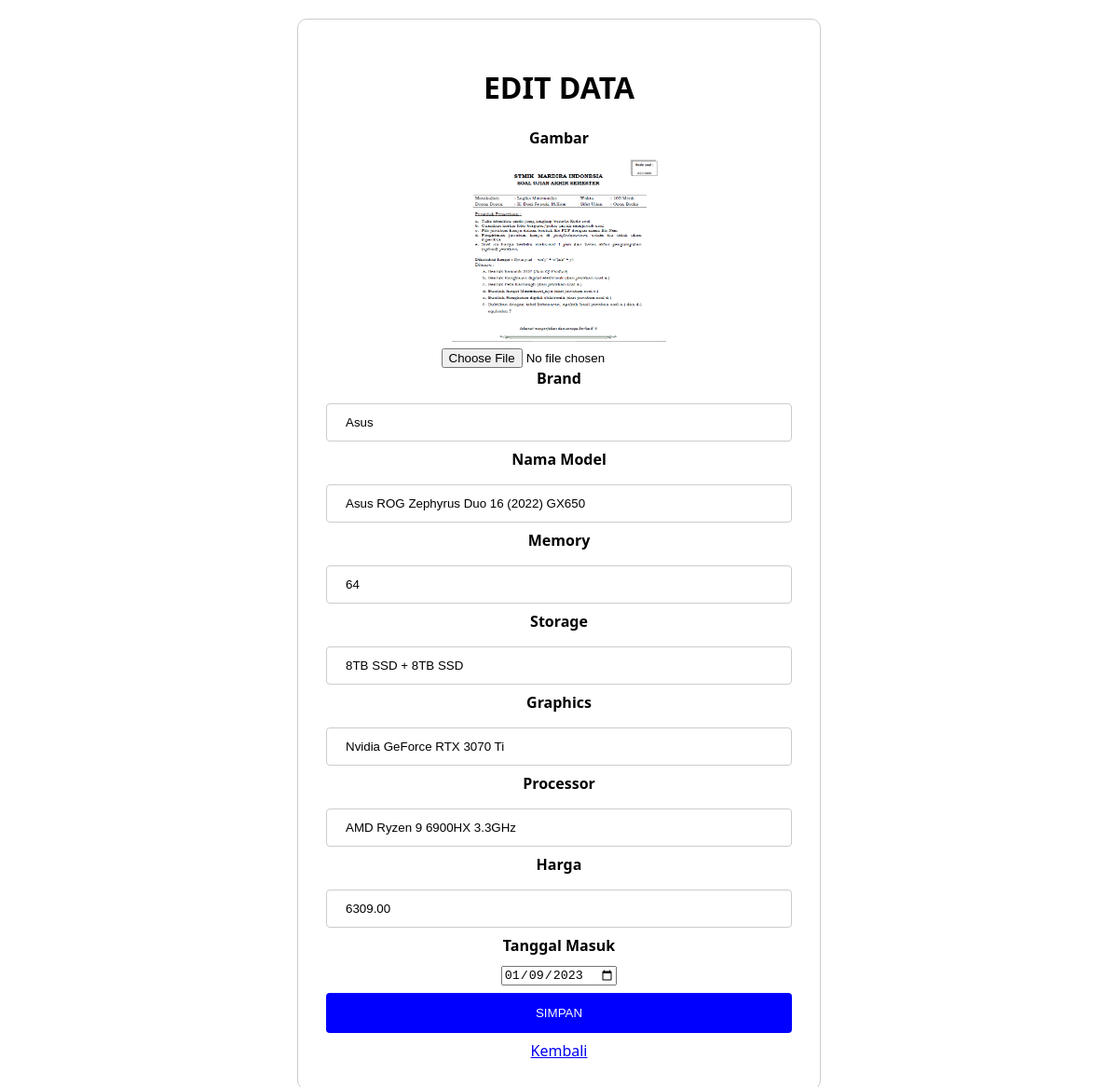
Screenshot of /edit.php?id=7 (signed in) with the database file from the repository.
### tables this page shows
CREATE TABLE `laptops` (
  `id` int(11) NOT NULL,
  `brand` varchar(255) NOT NULL,
  `image` varchar(255) NOT NULL,
  `model` varchar(255) NOT NULL,
  `price` decimal(10,2) NOT NULL,
  `processor` text NOT NULL,
  `memory` int(11) NOT NULL,
  `storage` varchar(255) NOT NULL,
  `graphics` varchar(255) NOT NULL,
  `date` text NOT NULL
);

### edit.php (the view, shortened to what this page needs)
<?php
include 'koneksi.php';
        $id= mysqli_escape_string($conn, $_GET['id']);
        $query = mysqli_query($conn,"SELECT * FROM laptops WHERE id = '$id'");
        if ($data = mysqli_fetch_array($query)) {
            $brand = mysqli_escape_string($conn, $data['brand']);
            $model = mysqli_escape_string($conn, $data['model']);
            $memory = mysqli_escape_string($conn, $data['memory']);
            $storage = mysqli_escape_string($conn, $data['storage']);
            $graphics = mysqli_escape_string($conn, $data['graphics']);
            $processor = mysqli_escape_string($conn, $data['processor']);
            $price = mysqli_escape_string($conn, $data['price']);
            $date = mysqli_escape_string($conn, $data['date']);
            $image = mysqli_escape_string($conn, $data['image']);
        }elseif(!$data){
          header("Location: index.php");
        }
?>
<!doctype html>
<html lang="en">
  <head>
  </head>
  <body>
    <div class="container" style="margin-top: 20px">
      <div class="row">
        <div class="col-md-8 offset-md-2">
          <div class="card">
            <div class="card-body">
              <form action="actionedit.php" method="POST" enctype="multipart/form-data">
                <h1>EDIT DATA</h1><input value="<?=$id?>" type="text" name="id" hidden>
                <label>Gambar</label>
                <img src="uploads/<?=$image?>" height="200" width="230"><br>
                <input type="file" name="file">
                <label>Brand</label>
                <input value="<?=$brand?>" type="text" name="brand" placeholder="Masukkan Brand" class="form-control"><label>Nama Model</label>
                <input value="<?=$model?>" type="text" name="model" placeholder="Masukkan Nama Model" class="form-control"><label>Memory</label>
                <input value="<?=$memory?>" type="number" name="memory" id="Memory" placeholder="Masukkan Memory" class="form-control"><label>Storage</label>
                <input value="<?=$storage?>" type="text" name="storage" placeholder="Masukkan Storage" class="form-control"><label>Graphics</label>
                <input value="<?=$graphics?>" type="text" name="graphics" placeholder="Masukkan Graphics" class="form-control"><label>Processor</label>
                <input value="<?=$processor?>" type="text" name="processor" placeholder="Masukkan processor" class="form-control"><label>Harga</label>
                <input value="<?=$price?>" type="text" name="price" placeholder="Masukkan Harga" ><label>Tanggal Masuk</label>
                <input value="<?=$date?>" type="date" name="date" placeholder="Masukkan Tanggal contoh 2023-01-19">
                <button type="submit" class="btn btn-success">SIMPAN</button>
                <a href="index.php" class="btn btn-warning">Kembali</a>
              </form>
            </div>
          </div>
        </div>
      </div>
    </div>
  </body>
</html>

### edit.php (style rules this page uses)
body { font-family: 'Segoe UI', Tahoma, Geneva, Verdana, sans-serif; }
form { width: 500px; margin: 0 auto; text-align: center; padding: 30px; border: 1px solid #ccc; border-radius: 10px; }
label { font-weight: bold; display: block; margin-bottom: 8px; }
input[type="text"], input[type="number"] { width: 100%; padding: 12px 20px; margin: 8px 0; box-sizing: border-box; border: 1px solid #ccc; border-radius: 4px; }
button[type="submit"] { width: 100%; background-color: blue; color: white; padding: 14px 20px; margin: 8px 0; border: none; border-radius: 4px; cursor: pointer; }

### rows the page displays
laptops: image (picture), brand "Asus", model "Asus ROG Zephyrus Duo 16 (2022) GX650", memory "64", storage "8TB SSD + 8TB SSD", graphics "Nvidia GeForce RTX 3070 Ti", processor "AMD Ryzen 9 6900HX 3.3GHz", price "6309.00", date "01/09/2023"
